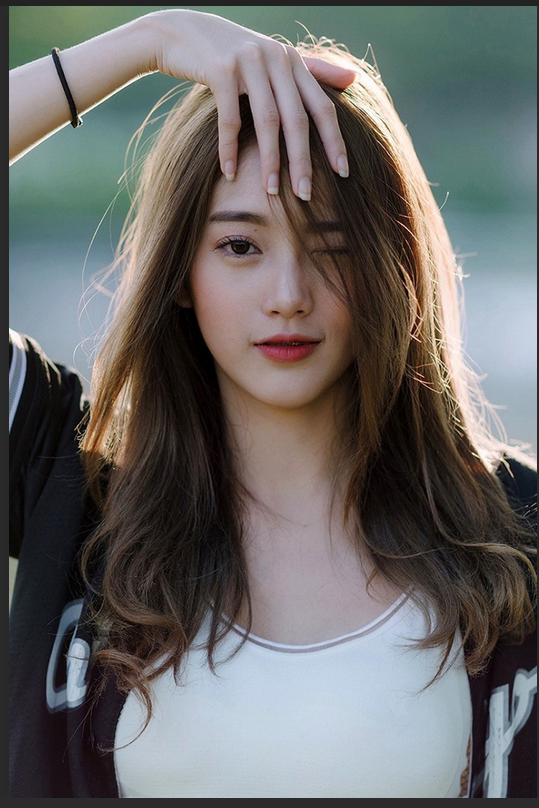
#> input picture 1.opencv_basics/girl.png, 539 x 808 px
$ python opencv_flip.py
#> lines starting #> are read from the running program, lines starting #| are printed output that depends on the picture
import argparse
import cv2

ap = argparse.ArgumentParser()
ap.add_argument("-i", "--image", type=str, default="girl.png", help="Path to the input image")
args = vars(ap.parse_args())

image = cv2.imread(args["image"])
#> image is the input picture: shape (808, 539, 3); mean B, G, R 103.1, 104.4, 105.7
cv2.imshow("Original image", image)

flipped = cv2.flip(image, 1)
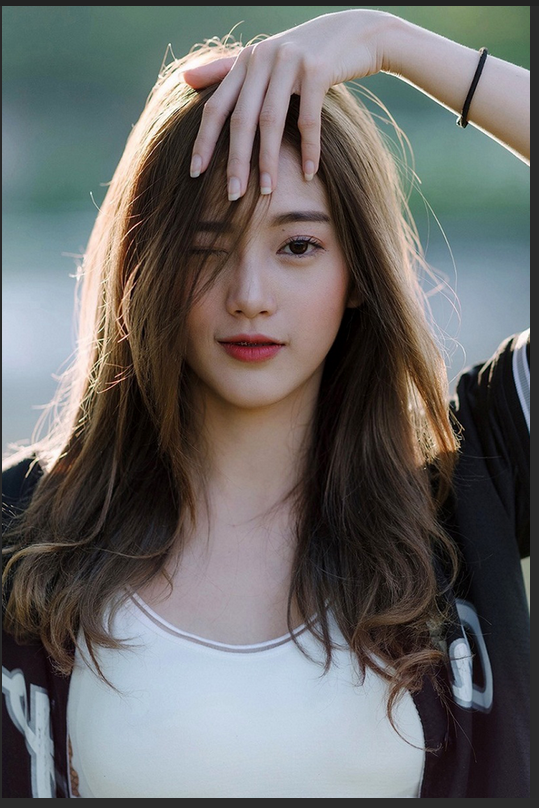
#> flipped: shape (808, 539, 3); mean B, G, R 103.1, 104.4, 105.7
cv2.imshow("Horizontal flip", flipped)

flipped = cv2.flip(image, 0)
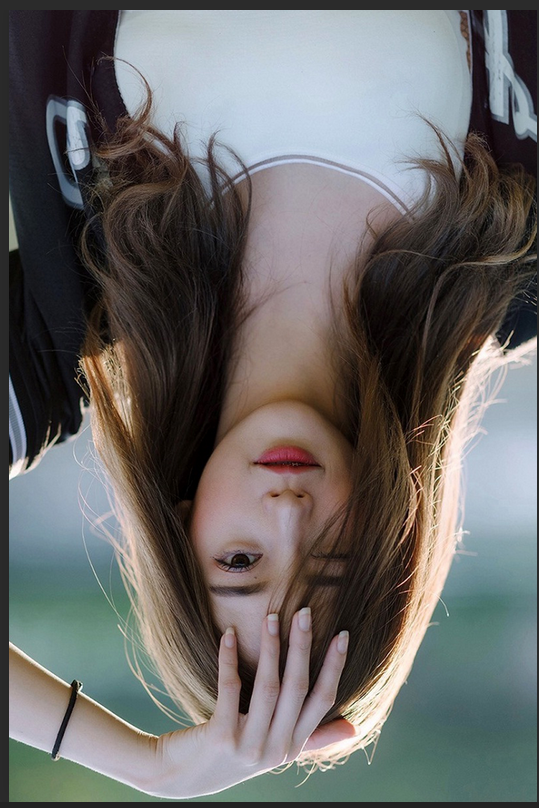
#> flipped: shape (808, 539, 3); mean B, G, R 103.1, 104.4, 105.7
cv2.imshow("Vertical flip", flipped)

flipped = cv2.flip(image, -1)
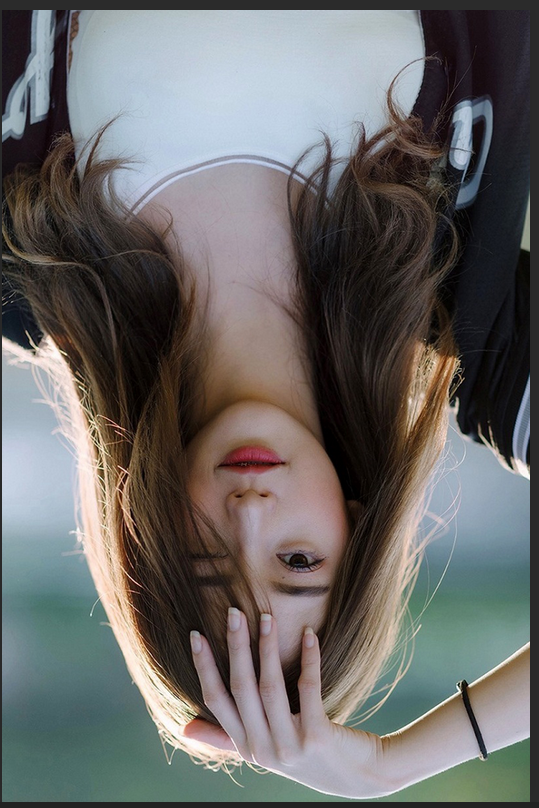
#> flipped: shape (808, 539, 3); mean B, G, R 103.1, 104.4, 105.7
cv2.imshow("Flipped both horizontal and vertical", flipped)
cv2.waitKey(0)
